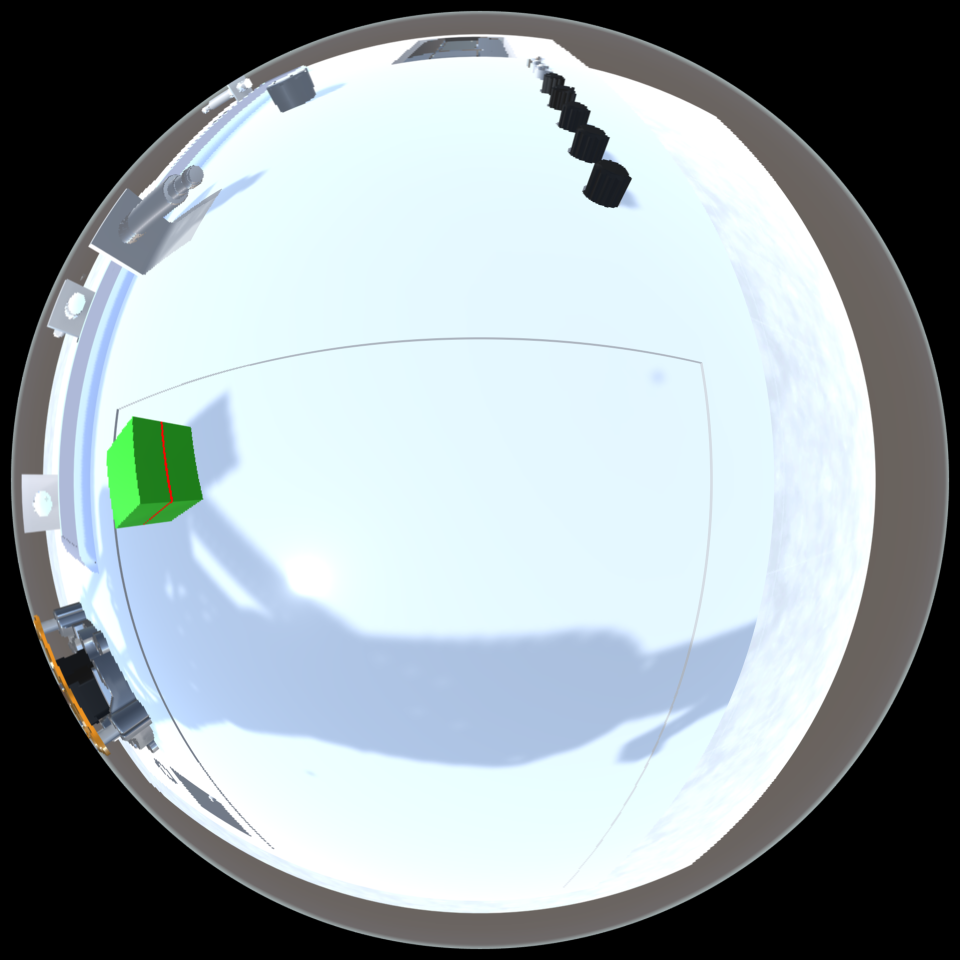
%> input picture MatlabProject/Copy_of_image1.png, 1920 x 1920 px (shown at 1/2 size)
$ octave --eval "result = LaserFind3_1(imread('Copy_of_image1.png'));"   (GNU Octave 9; MATLAB toolbox functions it lacks are replaced by stand-ins)
%> lines starting %> are read from the running program, lines starting %| are printed output that depends on the picture; in (x1, y1, x2, y2) boxes, pixels count from 0 and x2, y2 are one past the last pixel; in counts of white or black regions, pixels touching at a corner belong together; the program's own positions count from 1
%使用中心寻找法,直接使用HSV图像计算,只选取亮度阈值的提取结果

function img=LaserFind3_1(image)

imwrite(image,'1.jpg');

%black_image=imread('1.jpg');
%第一种算法，改进型,检测低光域下的激光
black_image=image;%ceshiBnew(image);%识别黑色方块，提取黑色方块所在区域.使用CNN
%> black_image is the input picture: size 1920x1920x3 uint8; mean R, G, B 151.2, 162.1, 166.3
%imshow(black_image);

%图像处理，增强激光线段
% 将图像从RGB转换到HSV
hsvImage = rgb2hsv(black_image);
%> hsvImage: size 1920x1920x3 double; mean H, S, V 0.342, 0.0836, 0.66
%figure;
%imshow(hsvImage);

%% 第一种方法 红色激光的HSV范围，使用一些偏移量
hue = 0.97;
saturation = 0.95;
value = 0.97;

% 设置HSV范围（根据需要调整偏移量）
hue_offset = 0.04;
sat_offset = 0.95;
val_offset = 0.02;

lower_red1 = [hue - hue_offset, max(saturation - sat_offset, 0), max(value - val_offset, 0)];
upper_red1 = [1, 1, 1];

% 创建掩膜，提取红色部分
redMask = (hsvImage(:,:,1) >= lower_red1(1)) & (hsvImage(:,:,1) <= upper_red1(1)) & ...
          (hsvImage(:,:,2) >= lower_red1(2)) & (hsvImage(:,:,2) <= upper_red1(2)) & ...
          (hsvImage(:,:,3) >= lower_red1(3)) & (hsvImage(:,:,3) <= upper_red1(3));
%> redMask: size 1920x1920 logical; every value is 0

% 对掩膜进行形态学操作（膨胀和腐蚀）figure;imshow(redMask);
se = strel('disk', 7); % 使用较小的结构元素
redMask = imdilate(redMask, se);
redMask = imerode(redMask, se);

% 显示形态学处理后的掩膜
% 连通组件分析
cc = bwconncomp(redMask);
%> cc = 0 connected components

% 计算每个连通组件的像素数量
numPixels = cellfun(@numel, cc.PixelIdxList);
%> numPixels = []

% 设置要保留的最小和最大像素数量（根据需要调整）
minPixelCount = 100;   % 保留的最小尺寸
maxPixelCount = 700; % 保留的最大尺寸

% 过滤掉不符合尺寸要求的组件
largeComponents = numPixels >= minPixelCount & numPixels <= maxPixelCount;
%> largeComponents = []

% 创建一个新的二值图像，只保留符合尺寸要求的组件
cleanedImage = false(size(redMask));
for i = 1:length(largeComponents)
    if largeComponents(i)
        cleanedImage(cc.PixelIdxList{i}) = true;
    end
end
%> this loop made 0 passes
% 显示处理后的图
%figure;imshow(cleanedImage);


%% 第二种方法
% 红色激光的HSV范围，使用一些偏移量
hue2 = 0.95;
saturation2 = 0.95;
value2 = 0.95;

% 设置HSV范围（根据需要调整偏移量）
hue_offset2 = 0.05;
sat_offset2 = 0.05;
val_offset2 = 0.95;

lower_red2 = [hue2 - hue_offset2, max(saturation2 - sat_offset2, 0), max(value2 - val_offset2, 0)];
upper_red2 = [1, 1, 1];

% 创建掩膜，提取红色部分
redMask2 = (hsvImage(:,:,1) >= lower_red2(1)) & (hsvImage(:,:,1) <= upper_red2(1)) & ...
          (hsvImage(:,:,2) >= lower_red2(2)) & (hsvImage(:,:,2) <= upper_red2(2)) & ...
          (hsvImage(:,:,3) >= lower_red2(3)) & (hsvImage(:,:,3) <= upper_red2(3));

% 对掩膜进行形态学操作（膨胀和腐蚀）
redMask2 = imdilate(redMask2, se);
redMask2 = imerode(redMask2, se);

% 连通组件分析
cc2 = bwconncomp(redMask2);
%> cc2 = 0 connected components

% 计算每个连通组件的像素数量
numPixels2 = cellfun(@numel, cc2.PixelIdxList);
%> numPixels2 = []

% 设置要保留的最小和最大像素数量（根据需要调整）
minPixelCount2 = 100;   % 保留的最小尺寸
maxPixelCount2 = 300; % 保留的最大尺寸

% 过滤掉不符合尺寸要求的组件
largeComponents2 = numPixels2 >= minPixelCount2 & numPixels2 <= maxPixelCount2;
%> largeComponents2 = []

% 创建一个新的二值图像，只保留符合尺寸要求的组件
cleanedImage2 = false(size(redMask2));
for i = 1:length(largeComponents2)
    if largeComponents2(i)
        cleanedImage2(cc2.PixelIdxList{i}) = true;
    end
end

% 显示处理后的图像


%% 第三种方法，查找纯红色
hue3 = 0;
saturation3 = 0.9;
value3 = 0.1;

% 设置HSV范围（根据需要调整偏移量）
hue_offset3 = 0.0001;
sat_offset3 = 0.01;
val_offset3 = 0.55;

lower_red3 = [0, max(saturation3, 0), value3];
upper_red3 = [hue_offset3, 1, 0.3];

% 创建掩膜，提取红色部分
redMask3 = (hsvImage(:,:,1) >= lower_red3(1)) & (hsvImage(:,:,1) <= upper_red3(1)) & ...
          (hsvImage(:,:,2) >= lower_red3(2)) & (hsvImage(:,:,2) <= upper_red3(2)) & ...
          (hsvImage(:,:,3) >= lower_red3(3)) & (hsvImage(:,:,3) <= upper_red3(3));

% 对掩膜进行形态学操作（膨胀和腐蚀）
redMask3 = imdilate(redMask3, se);
redMask3 = imerode(redMask3, se);

% 连通组件分析
cc3 = bwconncomp(redMask3);
%> cc3 = 0 connected components

% 计算每个连通组件的像素数量
numPixels3 = cellfun(@numel, cc3.PixelIdxList);
%> numPixels3 = []

% 设置要保留的最小和最大像素数量（根据需要调整）
minPixelCount3 = 100;   % 保留的最小尺寸
maxPixelCount3 = 400; % 保留的最大尺寸

% 过滤掉不符合尺寸要求的组件
largeComponents1 = numPixels3 >= minPixelCount3 & numPixels3 <= maxPixelCount3;
%> largeComponents1 = []

% 创建一个新的二值图像，只保留符合尺寸要求的组件
cleanedImage1 = false(size(redMask3));
for i = 1:length(largeComponents1)
    if largeComponents1(i)
        cleanedImage1(cc3.PixelIdxList{i}) = true;
    end
end

% 显示处理后的图像


%% 第四种方法
hue4 = 0.92;
saturation4 = 0.4;
value4 = 0.4;

% 设置HSV范围（根据需要调整偏移量）
hue_offset4 = 0;
sat_offset4 = 0;
val_offset4 = 0;

lower_red4 = [hue4 - hue_offset4, max(saturation4 - sat_offset4, 0), max(value4 - val_offset4, 0)];
upper_red4 = [1, 1, 1];

% 创建掩膜，提取红色部分
redMask4 = (hsvImage(:,:,1) >= lower_red4(1)) & (hsvImage(:,:,1) <= upper_red4(1)) & ...
          (hsvImage(:,:,2) >= lower_red4(2)) & (hsvImage(:,:,2) <= upper_red4(2)) & ...
          (hsvImage(:,:,3) >= lower_red4(3)) & (hsvImage(:,:,3) <= upper_red4(3));
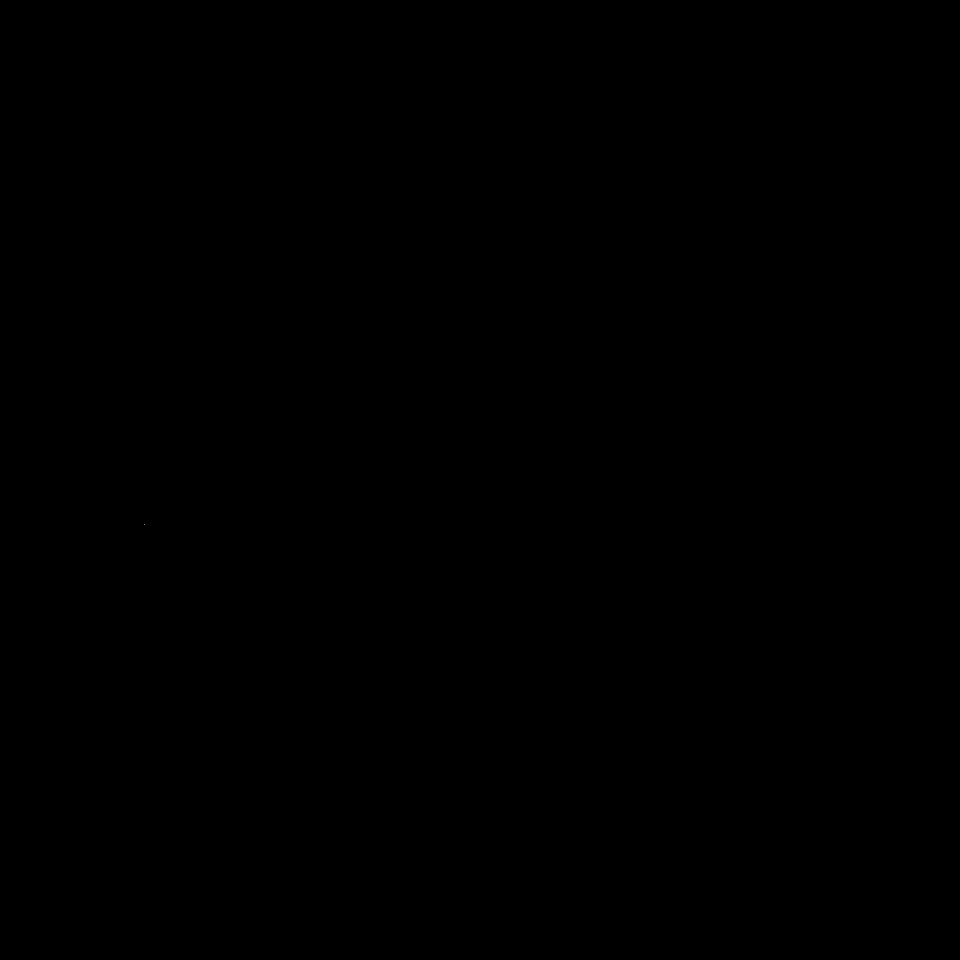
%> redMask4: size 1920x1920 logical (shown at 1/2 size); 0% white in thin lines or dots, all inside (x1, y1, x2, y2) = (288, 1049, 289, 1050)

% 对掩膜进行形态学操作（膨胀和腐蚀）
redMask4 = imdilate(redMask4, se);
%> redMask4: size 1920x1920 logical; 0% white; 1 white region, box (x1, y1, x2, y2) and area: (282, 1043, 295, 1056) 137
redMask4 = imerode(redMask4, se);

% 连通组件分析
cc4 = bwconncomp(redMask4);
%> cc4 = 1 connected component

% 计算每个连通组件的像素数量
numPixels4 = cellfun(@numel, cc4.PixelIdxList);
%> numPixels4 = 1

% 设置要保留的最小和最大像素数量（根据需要调整）
minPixelCount4 = 100;   % 保留的最小尺寸
maxPixelCount4 = 1000; % 保留的最大尺寸

% 过滤掉不符合尺寸要求的组件
largeComponents1 = numPixels4 >= minPixelCount4 & numPixels4 <= maxPixelCount4;
%> largeComponents1 = false

% 创建一个新的二值图像，只保留符合尺寸要求的组件
cleanedImage4 = false(size(redMask4));
for i = 1:length(largeComponents1)
    if largeComponents1(i)
        cleanedImage4(cc4.PixelIdxList{i}) = true;
    end
end
%> this loop made 1 pass

% 显示处理后的图像


%% 第五种方法
hue5 = 0;
saturation5 = 0;
value5 = 0.9;


lower_red5 = [hue5, saturation5, value5];
upper_red5 = [0.1, 0.2, 1];%[0.2, 0.5, 1];

% 创建掩膜，提取红色部分
redMask5 = (hsvImage(:,:,1) >= lower_red5(1)) & (hsvImage(:,:,1) <= upper_red5(1)) & ...
          (hsvImage(:,:,2) >= lower_red5(2)) & (hsvImage(:,:,2) <= upper_red5(2)) & ...
          (hsvImage(:,:,3) >= lower_red5(3)) & (hsvImage(:,:,3) <= upper_red5(3));
%> redMask5: size 1920x1920 logical; 2.8% white; 191 white regions (140 under 20 px), largest, box (x1, y1, x2, y2) and area: (617, 69, 1739, 813) 48422, (264, 1451, 1037, 1801) 23727, (1262, 1435, 1629, 1771) 7431

% 对掩膜进行形态学操作（膨胀和腐蚀）figure;imshow(redMask5);
redMask5 = imdilate(redMask5, se);
%> redMask5: size 1920x1920 logical; 5.4% white; 34 white regions, largest, box (x1, y1, x2, y2) and area: (611, 63, 1756, 1058) 85544, (256, 1445, 1043, 1807) 39446, (1155, 1186, 1724, 1811) 31298
redMask5 = imerode(redMask5, se);
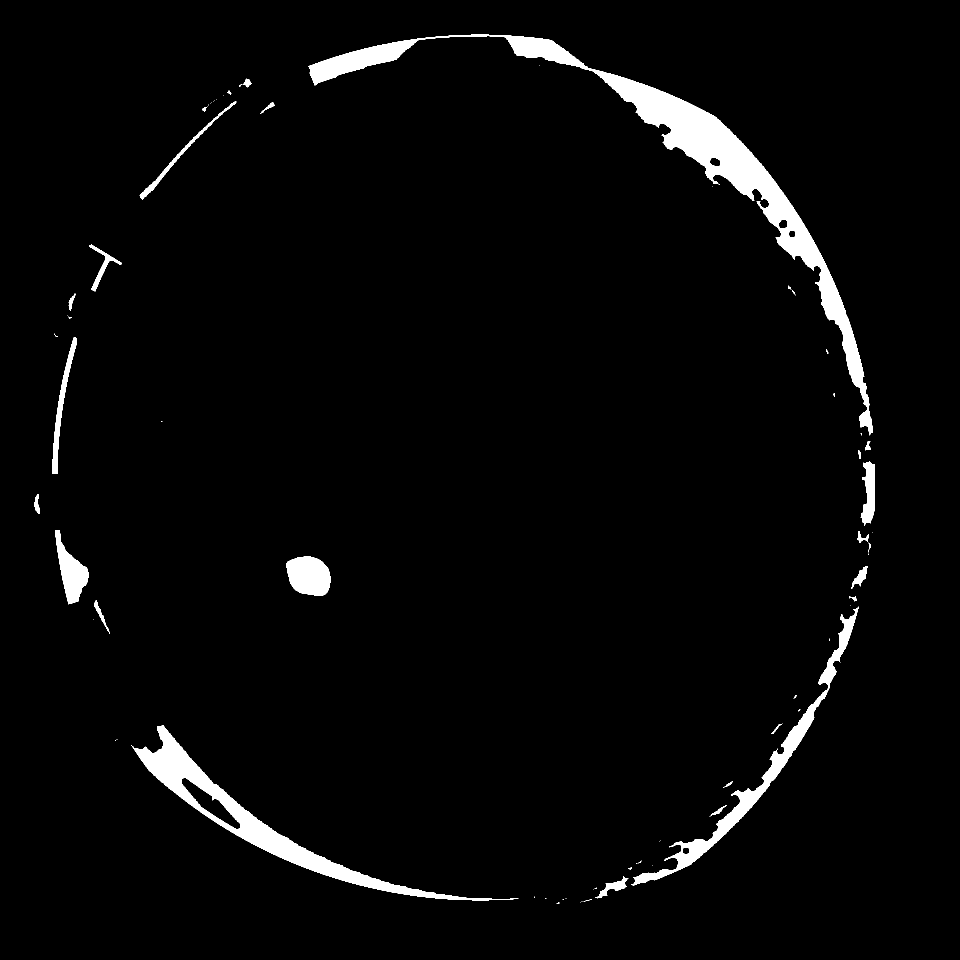
%> redMask5: size 1920x1920 logical (shown at 1/2 size); 3.2% white; 76 white regions (46 under 20 px), largest, box (x1, y1, x2, y2) and area: (617, 69, 1746, 871) 56758, (262, 1451, 1037, 1801) 25786, (1262, 1214, 1717, 1771) 14797

% 连通组件分析
cc5 = bwconncomp(redMask5);
%> cc5 = 76 connected components

% 计算每个连通组件的像素数量
numPixels5 = cellfun(@numel, cc5.PixelIdxList);
%> numPixels5 = 76 values, max 56758 at index 32, min 1 at index 5, mean 1563.2

% 设置要保留的最小和最大像素数量（根据需要调整）
minPixelCount5 = 60;   % 保留的最小尺寸
maxPixelCount5 = 700; % 保留的最大尺寸

% 过滤掉不符合尺寸要求的组件
largeComponents1 = numPixels5 >= minPixelCount5 & numPixels5 <= maxPixelCount5;
%> largeComponents1 = 76 logical values, 13 true

% 创建一个新的二值图像，只保留符合尺寸要求的组件
cleanedImage5 = false(size(redMask5));
for i = 1:length(largeComponents1)
    if largeComponents1(i)
        cleanedImage5(cc5.PixelIdxList{i}) = true;
    end
end
%> this loop made 76 passes
%> cleanedImage5: size 1920x1920 logical; 0.07% white; 13 white regions, largest, box (x1, y1, x2, y2) and area: (1703, 1132, 1735, 1178) 553, (188, 1200, 220, 1268) 362, (68, 988, 80, 1028) 264

% 显示处理后的图像

%% 第六种方法灰度阈值选取亮度高点
% 如果是彩色图像，转换为灰度图像
if size(image, 3) == 3
    imgg = rgb2gray(image);
end
% 搜寻图像中灰度值大于240的位置
threshold = 230;
binary_img5 = imgg > threshold;  % 大于240的位置变为1，其他为0
%> binary_img5: size 1920x1920 logical; 48.5% white; 56 white regions (36 under 20 px), largest, box (x1, y1, x2, y2) and area: (148, 69, 1750, 1826) 1220449, (232, 679, 1420, 1301) 528564, (87, 668, 253, 1310) 22334

% 对掩膜进行形态学操作（膨胀和腐蚀）
binary_img5 = imdilate(binary_img5, se);
%> binary_img5: size 1920x1920 logical; 52% white; 20 black regions (9 under 20 px), largest, box (x1, y1, x2, y2) and area: (0, 0, 1920, 1920) 1735378, (1081, 136, 1270, 412) 13899, (124, 529, 237, 1110) 10030
binary_img5 = imerode(binary_img5, se);
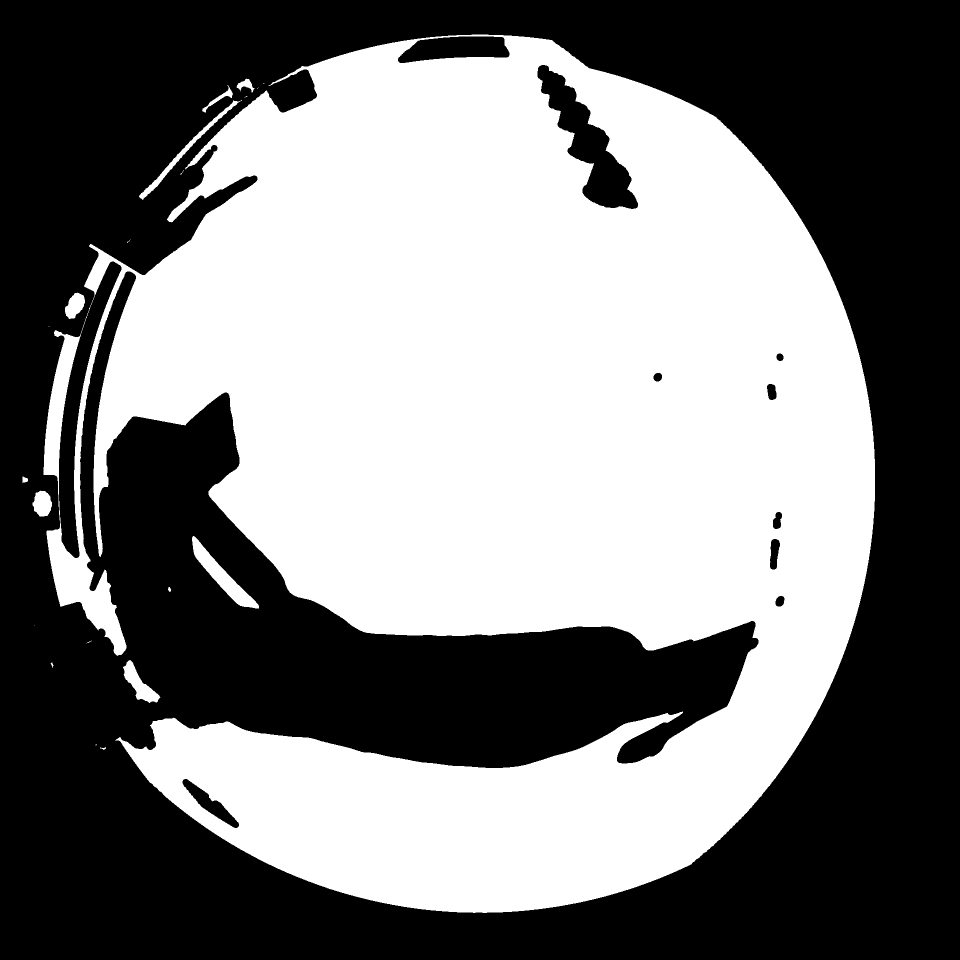
%> binary_img5: size 1920x1920 logical (shown at 1/2 size); 49% white; 24 white regions (12 under 20 px), largest, box (x1, y1, x2, y2) and area: (87, 69, 1750, 1826) 1792561, (384, 1072, 518, 1217) 4715, (278, 200, 484, 400) 2513

% 连通组件分析
cc6 = bwconncomp(binary_img5);
%> cc6 = 24 connected components

% 计算每个连通组件的像素数量
numPixels6 = cellfun(@numel, cc6.PixelIdxList);
%> numPixels6 = 24 values, max 1792561 at index 4, min 1 at index 3, mean 75263.9

% 设置要保留的最小和最大像素数量（根据需要调整）
minPixelCount6 = 80;   % 保留的最小尺寸
maxPixelCount6 = 700; % 保留的最大尺寸

% 过滤掉不符合尺寸要求的组件
largeComponents1 = numPixels6 >= minPixelCount6 & numPixels6 <= maxPixelCount6;
%> largeComponents1 = 24 logical values, 3 true

% 创建一个新的二值图像，只保留符合尺寸要求的组件
cleanedImage6 = false(size(binary_img5));
for i = 1:length(largeComponents1)
    if largeComponents1(i)
        cleanedImage6(cc6.PixelIdxList{i}) = true;
    end
end
%> this loop made 24 passes
%> cleanedImage6: size 1920x1920 logical; 0.03% white; 3 white regions, box (x1, y1, x2, y2) and area: (404, 170, 466, 226) 554, (473, 157, 510, 185) 442, (45, 953, 56, 966) 103

%% 图像组合与分析

% 叠加二值图像
%combinedImage = cleanedImage | cleanedImage1 | cleanedImage2 | cleanedImage4 | cleanedImage5| cleanedImage6 ;
combinedImage =  cleanedImage |cleanedImage5;%| cleanedImage6;
% 对掩膜进行形态学操作（膨胀和腐蚀）
redMaskC= imdilate(combinedImage, se);
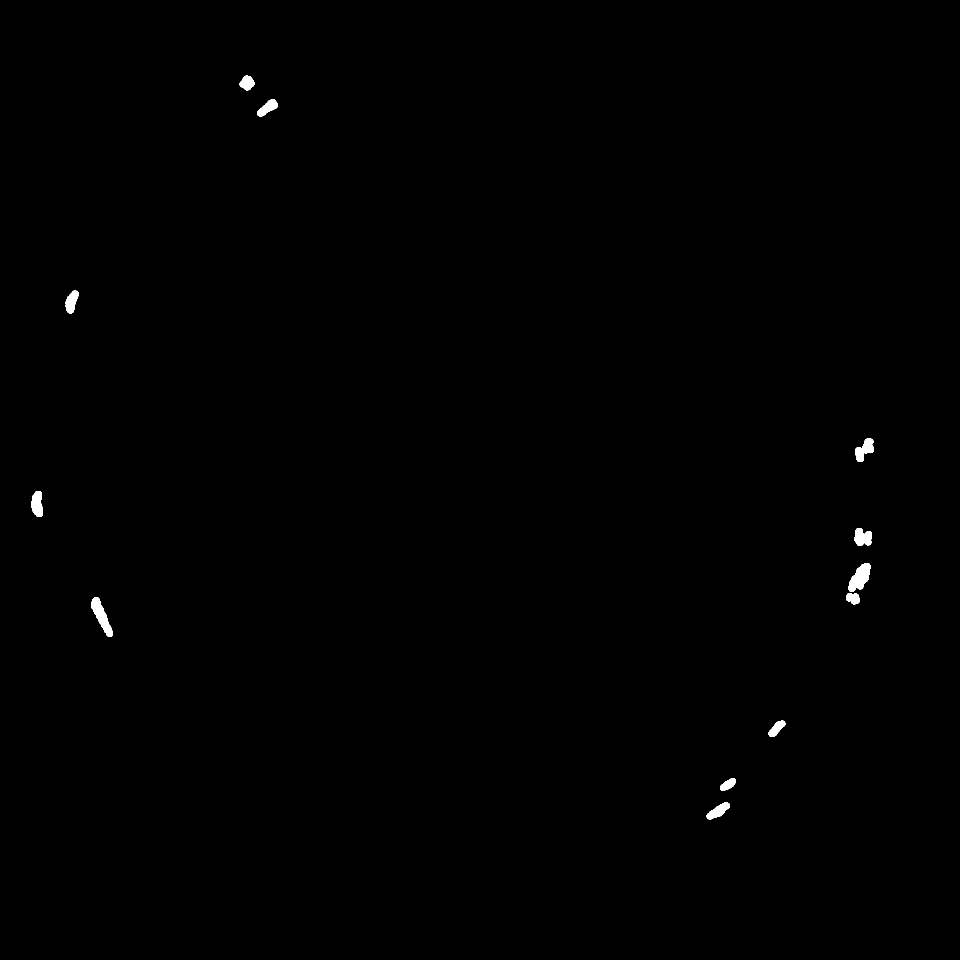
%> redMaskC: size 1920x1920 logical (shown at 1/2 size); 0.28% white; 12 white regions, largest, box (x1, y1, x2, y2) and area: (1697, 1126, 1741, 1184) 1507, (182, 1194, 226, 1274) 1452, (1710, 877, 1748, 924) 992
combinedImage = imerode(redMaskC, se);
% [16 lines of commented-out code are left out]
skeletonImage = bwmorph(combinedImage, 'skel', Inf);
%> skeletonImage: size 1920x1920 logical; 0.02% white in thin lines or dots, all inside (x1, y1, x2, y2) = (69, 158, 1742, 1633)
%imshow(skeletonImage)
[y, x] = find(skeletonImage);
%> y = 686 values from 159 to 1633; x = 686 values from 70 to 1742
points = [x, y];
%> points = 686 rows, first 12: [70 1008; 70 1009; 71 1008; 71 1009; 72 1008; 72 1009; 73 1003; 73 1004; 73 1005; 73 1006; 73 1007; 73 1008]
% 提取骨架线条的坐标
% 使用DBSCAN算法进行聚类，距离阈值设为100
epsilon = 20; % 距离阈值
minPts = 20; % 每个簇最少包含的点数
%> (the run ends here)
